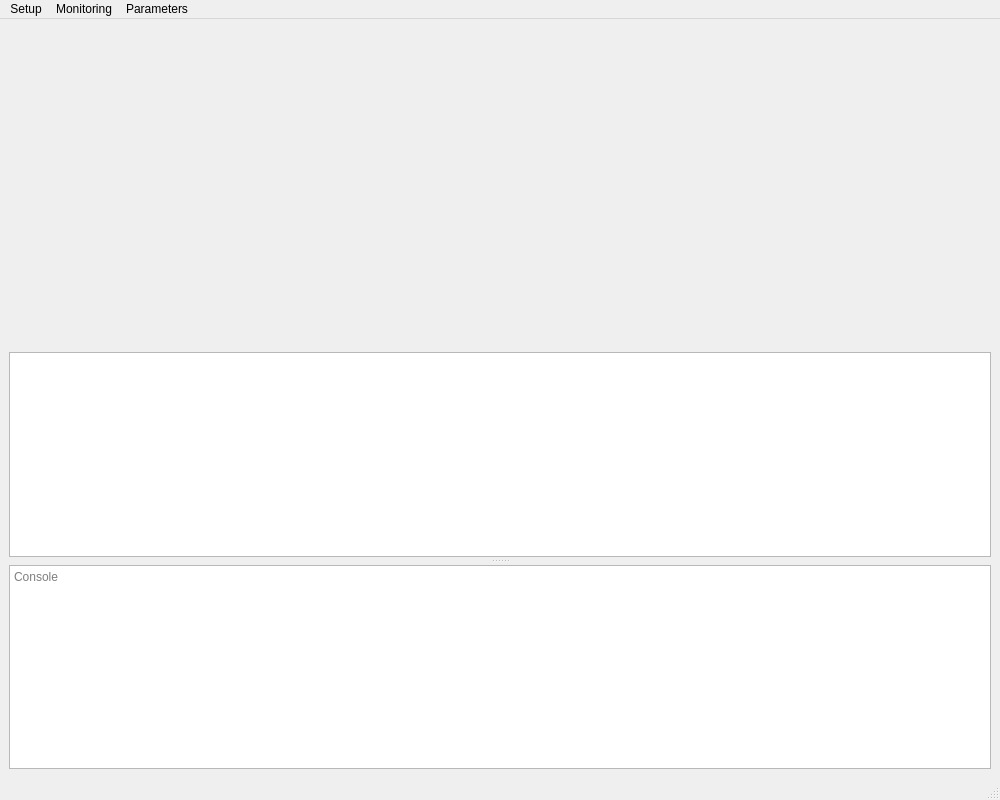
<?xml version="1.0" encoding="UTF-8"?>
<ui version="4.0">
 <class>MainWindow</class>
 <widget class="QMainWindow" name="MainWindow">
  <property name="geometry">
   <rect>
    <x>0</x>
    <y>0</y>
    <width>1000</width>
    <height>800</height>
   </rect>
  </property>
  <property name="windowTitle">
   <string>MiniSeg GUI</string>
  </property>
  <widget class="QWidget" name="centralwidget">
   <layout class="QGridLayout" name="gridLayout">
    <item row="1" column="0" colspan="2">
     <widget class="QFrame" name="setpoint_slider_frame">
      <property name="sizePolicy">
       <sizepolicy hsizetype="Preferred" vsizetype="Preferred">
        <horstretch>0</horstretch>
        <verstretch>1</verstretch>
       </sizepolicy>
      </property>
      <property name="frameShape">
       <enum>QFrame::NoFrame</enum>
      </property>
     </widget>
    </item>
    <item row="0" column="1">
     <widget class="QFrame" name="parameter_frame">
      <property name="sizePolicy">
       <sizepolicy hsizetype="Preferred" vsizetype="Preferred">
        <horstretch>2</horstretch>
        <verstretch>2</verstretch>
       </sizepolicy>
      </property>
      <property name="frameShape">
       <enum>QFrame::NoFrame</enum>
      </property>
      <property name="frameShadow">
       <enum>QFrame::Raised</enum>
      </property>
     </widget>
    </item>
    <item row="2" column="0" colspan="2">
     <widget class="QSplitter" name="console_splitter">
      <property name="sizePolicy">
       <sizepolicy hsizetype="Expanding" vsizetype="Preferred">
        <horstretch>0</horstretch>
        <verstretch>4</verstretch>
       </sizepolicy>
      </property>
      <property name="font">
       <font>
        <family>Segoe UI</family>
       </font>
      </property>
      <property name="orientation">
       <enum>Qt::Vertical</enum>
      </property>
      <property name="handleWidth">
       <number>8</number>
      </property>
      <widget class="GraphicsLayoutWidget" name="plot_overview"/>
      <widget class="QTextEdit" name="console">
       <property name="focusPolicy">
        <enum>Qt::NoFocus</enum>
       </property>
       <property name="contextMenuPolicy">
        <enum>Qt::NoContextMenu</enum>
       </property>
       <property name="undoRedoEnabled">
        <bool>false</bool>
       </property>
       <property name="lineWrapMode">
        <enum>QTextEdit::NoWrap</enum>
       </property>
       <property name="readOnly">
        <bool>true</bool>
       </property>
       <property name="textInteractionFlags">
        <set>Qt::NoTextInteraction</set>
       </property>
       <property name="placeholderText">
        <string>Console</string>
       </property>
      </widget>
     </widget>
    </item>
    <item row="0" column="0">
     <widget class="QFrame" name="status_frame">
      <property name="sizePolicy">
       <sizepolicy hsizetype="Preferred" vsizetype="Preferred">
        <horstretch>1</horstretch>
        <verstretch>2</verstretch>
       </sizepolicy>
      </property>
      <property name="frameShape">
       <enum>QFrame::NoFrame</enum>
      </property>
      <property name="frameShadow">
       <enum>QFrame::Raised</enum>
      </property>
     </widget>
    </item>
   </layout>
  </widget>
  <widget class="QMenuBar" name="menubar">
   <property name="geometry">
    <rect>
     <x>0</x>
     <y>0</y>
     <width>1000</width>
     <height>21</height>
    </rect>
   </property>
   <property name="defaultUp">
    <bool>false</bool>
   </property>
   <widget class="QMenu" name="menuMonitoring">
    <property name="title">
     <string>Monitoring</string>
    </property>
    <property name="toolTipsVisible">
     <bool>true</bool>
    </property>
    <addaction name="actionNewMonitor"/>
   </widget>
   <widget class="QMenu" name="menuSetup">
    <property name="title">
     <string>Setup</string>
    </property>
    <property name="toolTipsVisible">
     <bool>true</bool>
    </property>
    <addaction name="actionConnect"/>
    <addaction name="actionDisconnect"/>
    <addaction name="separator"/>
    <addaction name="actionStartCalibration"/>
    <addaction name="separator"/>
   </widget>
   <widget class="QMenu" name="menuParameters">
    <property name="title">
     <string>Parameters</string>
    </property>
    <addaction name="actionParamLoad"/>
    <addaction name="actionParamSaveAs"/>
    <addaction name="separator"/>
    <addaction name="actionParamSend"/>
   </widget>
   <addaction name="menuSetup"/>
   <addaction name="menuMonitoring"/>
   <addaction name="menuParameters"/>
  </widget>
  <widget class="QStatusBar" name="statusbar"/>
  <action name="actionNewMonitor">
   <property name="text">
    <string>New</string>
   </property>
   <property name="toolTip">
    <string>Creates a new monitoring window.</string>
   </property>
  </action>
  <action name="actionConnect">
   <property name="text">
    <string>Connect</string>
   </property>
  </action>
  <action name="actionDisconnect">
   <property name="enabled">
    <bool>false</bool>
   </property>
   <property name="text">
    <string>Disconnect</string>
   </property>
  </action>
  <action name="actionStartCalibration">
   <property name="text">
    <string>Start Calibration</string>
   </property>
  </action>
  <action name="actionParamLoad">
   <property name="text">
    <string>Load</string>
   </property>
  </action>
  <action name="actionParamSaveAs">
   <property name="text">
    <string>Save As</string>
   </property>
  </action>
  <action name="actionParamSend">
   <property name="text">
    <string>Confirm and Send</string>
   </property>
  </action>
 </widget>
 <customwidgets>
  <customwidget>
   <class>GraphicsLayoutWidget</class>
   <extends>QGraphicsView</extends>
   <header>pyqtgraph</header>
   <container>1</container>
  </customwidget>
 </customwidgets>
 <resources/>
 <connections/>
</ui>
